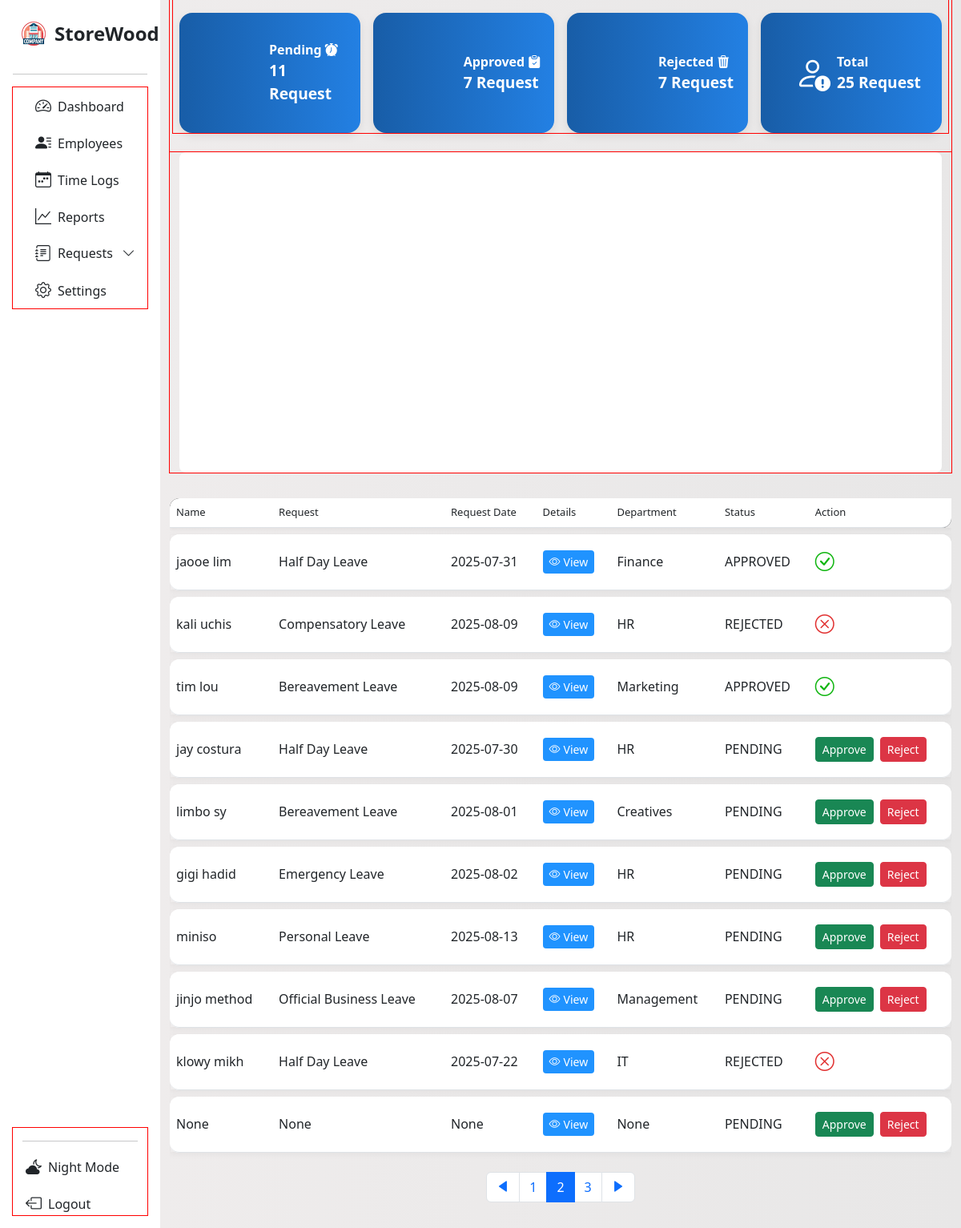
Page /request_page?page=2 on the committed database.
### tables this page shows
CREATE TABLE request (
                    id INTEGER PRIMARY KEY AUTOINCREMENT,
                    request_id TEXT,
                    name TEXT,
                    request_type TEXT,
                    date TEXT,
                    details TEXT,
                    department TEXT,
                    status TEXT DEFAULT 'PENDING',
                    action TEXT, time, expiration_time, expiration_date);

### App/main.py (the view)
@app.route('/request_page', methods=['GET'])
def request_page():
    rows = []
    page = int(request.args.get('page', 1))
    per_page = 10
    offset = (page - 1) * per_page
    try:
        with sqlite3.connect(db.connect_request_table()) as req_con:
            df = pd.read_sql_query("SELECT * FROM request", req_con)
            count_stats = df['status'].value_counts()
            pending = count_stats.get('PENDING', 0)
            approved = count_stats.get('APPROVED', 0)
            rejected = count_stats.get('REJECTED', 0)
            total_req = pending + approved + rejected
            record = {'pending': pending, 'approved': approved, 'rejected': rejected, 'total': total_req}
            cur = req_con.cursor()
            cur.execute('''SELECT name, request_type, date, details, department,
                        status, action, request_id FROM request LIMIT ? OFFSET ?''', (per_page, offset))
            display = cur.fetchall()
            for info in display:
                row = {'name': info[0], 'request': info[1],
                    'date': info[2], 'details': info[3],
                    'department': info[4], 'status': info[5],
                    'action': info[6], 'req_id': info[7]
                    }
                rows.append(row)
            cur.execute('''SELECT COUNT(*) FROM request''')
            total_rows = cur.fetchone()[0]
            total_page = math.ceil(total_rows / per_page)
            data = get_requests_per_day()
    except sqlite3.OperationalError:
        print("We're having a trouble retrieving request page data. Please try again." )
        traceback.print_exc()
    return render_template('req_page.html', page='requests', subpage='new',
                           rows = rows, records = record, request_data = data,
                           total_pages = total_page, table_page = page)

### App/database.py (called while the page is built)
    def connect_request_table(self):
        return self.employee_leave_request

### App/main.py (called while the page is built)
def get_requests_per_day():
    data = defaultdict(int)
    with sqlite3.connect(db.connect_request_table()) as con:
        cur = con.cursor()
        cur.execute("SELECT date FROM request")
        fetch = cur.fetchall()
    for row in fetch:
        dates = row[0]
        try:
            date_object = datetime.strptime(dates, "%Y-%m-%d %H:%M:%S")
            only_date = date_object.date().isoformat()
            data[only_date] += 1
        except Exception as e:
            try:
                only_date = datetime.strptime(dates, "%Y-%m-%d").date().isoformat()
                data[only_date] += 1
            except Exception as e:
                print(f"Skipping invalid date: {dates}", e)
    chart_data = [{'x':date, 'y':count} for date, count in sorted(data.items())]
    return chart_data

### App/templates/req_page.html (shortened to what this page needs)
<!DOCTYPE html>
<html lang="en">
<head>
  <link rel="stylesheet" href="{{ url_for('static', filename='dash.css') }}">
  <link rel="stylesheet" href="{{ url_for('static', filename='request.css') }}">
  <link href="https://cdn.jsdelivr.net/npm/bootstrap-icons@1.11.3/font/bootstrap-icons.css" rel="stylesheet">
  <link href='https://unpkg.com/boxicons@2.1.4/css/boxicons.min.css' rel='stylesheet'>
  <link href="https://cdn.jsdelivr.net/npm/bootstrap@5.3.0/dist/css/bootstrap.min.css" rel="stylesheet">
</head>
<body>
<div class="container-fluid">
  <div class="row flex-nowrap">
<nav id="sidebarMenu" class="col-12 col-sm-4 col-md-3 col-lg-3 col-xl-2 bg-col px-0 position-sticky sticky-top">
  <div class="d-flex w-100 flex-column p-3 align-items-sm-start pt-4 h-100">
    <a href="/" class="d-flex align-items-center mb-3 text-dark text-decoration-none w-100 px-2">
      <img src="{{ url_for('static', filename='img/company.png') }}?v=2" alt="Logo" width="36" height="36" class="me-2">
      <span class="fs-4 fw-semibold">StoreWood</span>
    </a>
    <hr class="w-100">
    <ul class="nav nav-pills flex-column mb-auto w-100" id="menu">
      <div class="container con-li">
        <li class="nav-item">
          <a href="{{ url_for('management') }}" class="nav-link text-dark">
            <i class="bi bi-speedometer2 fs-5"></i><span class="ms-2">Dashboard</span>
          </a>
        </li>
        <li class="nav-item">
          <a class="nav-link text-dark" href="{{ url_for('employees_management') }}">
            <i class="bi bi-person-lines-fill fs-5"></i><span class="ms-2">Employees</span>
          </a>
        </li>
        <li>
          <a href="#" class="nav-link text-dark">
            <i class="bi bi-calendar-week fs-5"></i><span class="ms-2">Time Logs</span>
          </a>
        </li>
        <li>
          <a href="#" class="nav-link text-dark">
            <i class="fs-5 bi bi-graph-up"></i><span class="ms-2">Reports</span>
          </a>
        </li>
      <li class="nav-item">
        <a class="nav-link d-flex justify-content-between align-items-center text-dark"
          data-bs-toggle="collapse" href="#requestsSubMenu"  role="button"
          aria-expanded="false" aria-controls="requestsSubMenu">
          <span class="d-flex align-items-center gap-2 flex-grow-1">
            <i class="fs-5 bi bi-journal-text"></i>
            <span class="text-truncate">Requests</span>
          </span>
          <i class="bi bi-chevron-down arrow-icon ms-2"></i>
        </a>
      </li>
        <li>
          <a href="#" class="nav-link text-dark">
            <i class="fs-5 bi bi-gear"></i><span class="ms-2">Settings</span>
          </a>
        </li>
      </div>
    </ul>
    <div class="container mt-auto">
      <hr class="w-100">
      <a href="{{ url_for('admin_login') }}" class="nav-link text-dark mt-3">
        <i class="bi bi-cloud-moon-fill fs-5 ms-1"></i><span class="ms-2">Night Mode</span>
      </a>
      <a href="{{ url_for('admin_login') }}" class="nav-link text-dark mt-3">
        <i class="bi bi-box-arrow-left fs-5 ms-1"></i><span class="ms-2">Logout</span>
      </a>
    </div>
  </div>
</nav>
<div class="main-top-var col py-3 content">
<div class="container">
  <div class="row g-3 mb-4">
    <div class="col-xl-3 col-lg-6">
      <div class="d-flex align-items-center justify-content-center text-white p-3 rounded-4 stat-box h-100">
        <div class="stat-content">
          <div class="stat-title">Pending <i class="bi bi-alarm-fill"></i></div>
          <div class="stat-value">{{ records.pending }} Request</div>
        </div>
      </div>
    </div>
    <div class="col-xl-3 col-lg-6">
      <div class="d-flex align-items-center justify-content-center text-white p-3 rounded-4 stat-box h-100">
        <div class="stat-content">
          <div class="stat-title">Approved <i class="bi bi-clipboard-check-fill"></i></div>
          <div class="stat-value">{{ records.approved }} Request</div>
        </div>
      </div>
    </div>
    <div class="col-xl-3 col-lg-6">
      <div class="d-flex align-items-center justify-content-center text-white p-3 rounded-4 stat-box h-100">
        <div class="stat-content">
          <div class="stat-title">Rejected <i class="bi bi-trash3-fill"></i></div>
          <div class="stat-value">{{ records.rejected }} Request</div>
        </div>
      </div>
    </div>
    <div class="col-xl-3 col-lg-6">
      <div class="d-flex align-items-center justify-content-center text-white p-3 rounded-4 stat-box h-100">
        <div class="ms-3 d-flex align-items-center justify-content-center" style="font-size: 2.8rem;">
          <i class="bi bi-person-exclamation"></i>
        </div>
        <div class="flex-grow-0 ms-2">
          <div class="stat-title">Total</div>
          <div class="stat-value">{{ records.total }} Request</div>
        </div>
      </div>
    </div>
  </div>
  <div class="row mb-4">
    <div class="col-12">
      <div id="chart" class="w-100" data-requests='{{ request_data | tojson }}'></div>
    </div>
  </div>
</div>
    <div class="table-responsive">
      <table class="table display custom-table" id="myTable">
        <thead class="head bg-black">
          <tr>
            <th>Name</th>
            <th>Request</th>
            <th>Request Date</th>
            <th>Details</th>
            <th>Department</th>
            <th>Status</th>
            <th>Action</th>
          </tr>
        </thead>
        <tbody>
          {% for row in rows %}
          <tr>
            <td>{{row['name']}}</td>
            <td>{{row['request']}}</td>
            <td>{{row['date']}}</td>
            <td>
              <a href="/read_request/{{row['req_id']}}"
                class="btn btn-info btn-sm"
                style="background-color: rgb(32, 147, 255); border: transparent;">
                <span style="color: white;" class="d-flex flex-row">
                  <i class="bi bi-eye me-1"></i> View
                </span>
              </a>
            </td>
            <td>{{row['department']}}</td>
            <td>{{row['status']}}</td>
            {%if row['status'] == 'PENDING' %}
            <td>
              <div class="d-flex flex-row gap-2">
                <form method="POST" action="/update_status">
                  <button type="submit" class="btn btn-success btn-sm">Approve</button>
                </form>
                <form method="POST" action="/update_status">
                  <button type="submit" class="btn btn-danger btn-sm">Reject</button>
                </form>
              </div>
            </td>
          {% else %}
            <td>
              <div class="d-flex flex-row gap-2">
                {% if row['status'] == 'APPROVED' %}
                  <i class="bi bi-check-circle fs-4" style="color: rgb(15, 181, 15);"></i>
                {% elif row['status'] == 'REJECTED' %}
                  <i class="bi bi-x-circle fs-4" style="color: rgb(225, 48, 48);"></i>
                {% endif %}
                </div>
            </td>
            {% endif %}
          </tr>
        </tbody>
        {% endfor %}
      </table>
    </div>
      <div class="w-100 d-flex justify-content-center gap-1">
        <nav aria-label="Page navigation">
          <ul class="pagination">
            <li class="page-item {% if table_page == 1 %}disabled{% endif %} arrow-head">
              <a class="page-link" href="?page={{ table_page - 1 }}" aria-label="Previous">
                <span aria-hidden="true"><i class='bx bxs-left-arrow text-primary'></i></span>
              </a>
            </li>
            {% for page_num in range(1, total_pages + 1) %}
            <li class="page-item {% if page_num == table_page %}active{% endif %}">
              <a class="page-link" href="?page={{ page_num }}">{{ page_num }}</a>
            </li>
            {% endfor %}
            <li class="page-item {% if table_page == total_pages %}disabled{% endif %} arrow-head">
              <a class="page-link" href="?page={{ table_page + 1 }}" aria-label="Next">
                <span aria-hidden="true"><i class='bx bxs-right-arrow text-primary'></i></span>
              </a>
            </li>
        </ul>
      </nav>
    </div>
  </div>
</div>
</body>
</html>

### App/static/dash.css (style rules this page uses)
* { scrollbar-width: none; }
body { background: linear-gradient(to right, #f0eded, #e8e7e7); overflow: hidden; scrollbar-width: none; height: 100%; }
*, *::before, *::after { box-sizing: border-box; }
.bg-col { background-color: rgb(255, 255, 255) !important; }
.custom-table { border-collapse: separate !important; border-spacing: 0 6px; height: 30px; border-radius: 10px; overflow-y: scroll; }
.custom-table tbody tr td, .custom-table tbody tr th { height: 70px; vertical-align: middle; }
.custom-table tbody tr { background-color: #fff; box-shadow: 0 2px 8px rgba(0, 0, 0, 0.05); }
.custom-table tbody tr td:first-child, .custom-table tbody tr th:first-child { border-top-left-radius: 12px; border-bottom-left-radius: 12px; }
.custom-table tbody tr td:last-child { border-top-right-radius: 12px; border-bottom-right-radius: 12px; }
.custom-table thead th:first-child { border-top-left-radius: 12px; }
.custom-table thead th:last-child { border-bottom-right-radius: 12px; }
thead.head th { font-size: small; font-weight: 500; }
.bg-col { background-color: white; }
.bg-col ul li { min-width: 140px; max-width: 100%; width: auto; }
#sidebarMenu { height: 100vh; overflow-y: scroll; overflow-x: hidden; position: sticky; top: 0; scrollbar-width: none; -ms-overflow-style: none; }
main, .container, .row, .col { outline: 1px solid red; }
.stat-box { height: 100%; min-height: 100px; box-shadow: 0 4px 12px rgba(0, 0, 0, 0.08); }
.main-top-var { height: 100vh; overflow-y: auto; }
.arrow-icon { transition: transform 0.3s ease; display: inline-block; position: relative; width: 1.2em; text-align: center; }
.arrow-icon::before { content: ''; display: inline-block; width: 0; }

### App/static/request.css (style rules this page uses)
.stat-box { min-height: 150px; }
.stat-content { display: flex; flex-direction: column; justify-content: center; }
.stat-title { font-size: 1.1rem; font-weight: 600; }
.stat-value { font-size: 1.3rem; font-weight: bold; }
.stat-box { background: linear-gradient(to right,rgb(24, 93, 167),rgb(35, 128, 227) ) ; }
#chart { width: 100%; min-height: 400px; background-color: white; border-radius: 8px; }
.stat-box { background-color: #4e73df; }
.stat-title { font-weight: 600; font-size: 1rem; }
.stat-value { font-size: 1.2rem; }
.head { white-space: nowrap; }
.custom-table { border-collapse: separate; border-spacing: 0 8px; }
.custom-table thead tr { box-shadow: 0 2px 4px rgba(0, 0, 0, 0.05); }

### rows in the picture
request: name "jaooe lim", request "Half Day Leave", date "2025-07-31", department "Finance", status "APPROVED"
request: name "kali uchis", request "Compensatory Leave", date "2025-08-09", department "HR", status "REJECTED"
request: name "tim lou", request "Bereavement Leave", date "2025-08-09", department "Marketing", status "APPROVED"
request: name "jay costura", request "Half Day Leave", date "2025-07-30", department "HR", status "PENDING"
request: name "limbo sy", request "Bereavement Leave", date "2025-08-01", department "Creatives", status "PENDING"
request: name "gigi hadid", request "Emergency Leave", date "2025-08-02", department "HR", status "PENDING"
request: name "miniso", request "Personal Leave", date "2025-08-13", department "HR", status "PENDING"
request: name "jinjo method", request "Official Business Leave", date "2025-08-07", department "Management", status "PENDING"
request: name "klowy mikh", request "Half Day Leave", date "2025-07-22", department "IT", status "REJECTED"
request: name "None", request "None", date "None", department "None", status "PENDING"

### other values in the picture
{{ records.pending }} "11"
{{ records.approved }} "7"
{{ records.rejected }} "7"
{{ records.total }} "25"
{{ page_num }} "1" "2" "3"
